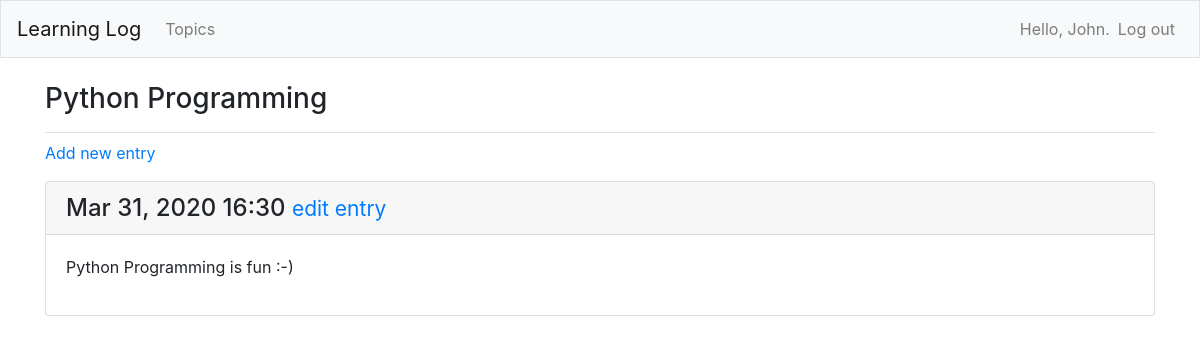
Screenshot of /topics/3/ (signed in) with the database file from the repository.
### learning_logs/models.py (models this page shows, shortened)
class Topic(models.Model):
    text = models.CharField(max_length=200)
    date_added = models.DateTimeField(auto_now_add=True)
    owner = models.ForeignKey(User, on_delete=models.CASCADE)
    def __str__(self):
        return self.text

class Entry(models.Model):
    topic = models.ForeignKey(Topic, on_delete=models.CASCADE)
    text = models.TextField()
    date_added = models.DateTimeField(auto_now_add=True)
    class Meta:
        verbose_name_plural = "entries"

### learning_logs/views.py (the view)
# urls.py: path("topics/<int:topic_id>/", views.topic, name="topic"),
@login_required
def topic(request, topic_id):
    topic = Topic.objects.get(id=topic_id)
    check_topic_owner(request, topic_id)
    entries = topic.entry_set.order_by("-date_added")
    context = {"topic": topic, "entries": entries}
    return render(request, "learning_logs/topic.html", context)

### learning_logs/views.py (called while the page is built)
def check_topic_owner(request, topic_id):
    topic = Topic.objects.get(id=topic_id)
    if topic.owner != request.user:
        raise Http404

### learning_logs/templates/learning_logs/topic.html
{% extends 'learning_logs/base.html' %}
{% block page_header %}
<h3>{{ topic }}</h3>
{% endblock page_header %}
{% block content %}
<p>
    <a href="{% url 'learning_logs:new_entry' topic.id %}">Add new entry</a>
</p>
{% for entry in entries %}
<div class="card mb-3">
    <h4 class="card-header">
        {{ entry.date_added|date:'M d, Y H:i' }}
        <small><a href="{% url 'learning_logs:edit_entry' entry.id %}">edit entry</a></small>
    </h4>
    <div class="card-body">
        {{ entry.text|linebreaks }}
    </div>
</div>
{% empty %}
<p>There are no entries for this topic yet.</p>
{% endfor %}
{% endblock content %}

### learning_logs/templates/learning_logs/base.html (shortened to what this page needs)
{% load bootstrap4 %}
<!DOCTYPE html>
<html lang="en">
<head>
    {% bootstrap_css %}
</head>
<body>
    <nav class="navbar navbar-expand-md navbar-light bg-light mb-4 border">
        <a href="{% url 'learning_logs:index' %}" class="navbar-brand">Learning Log</a>
        <div class="collapse navbar-collapse" id="navbarCollapse">
            <ul class="navbar-nav mr-auto">
                <li class="nav-item">
                    <a href="{% url 'learning_logs:topics' %}" class="nav-link">Topics</a>
                </li>
            </ul>
            <ul class="navbar-nav ml-auto">
                {% if user.is_authenticated %}
                <li class="nav-item">
                    <span class="navbar-text">Hello, {{ user.username }}.</span>
                </li>
                <li class="nav-item">
                    <a href="{% url 'users:logout' %}" class="nav-link">Log out</a>
                </li>
                {% endif %}
            </ul>
        </div>
    </nav>
    <main class="container" role="main">
        <div class="pb-2 mb-2 border-bottom">
            {% block page_header %} {% endblock page_header %}
        </div>
        <div>
            {% block content %} {% endblock content %}
        </div>
    </main>
</body>
</html>

### rows the page displays
Topic: text "Python Programming"
Entry: date_added "Mar 31, 2020 16:30", text "Python Programming is fun :-)"

### other values shown
{{ user.username }} "John"
